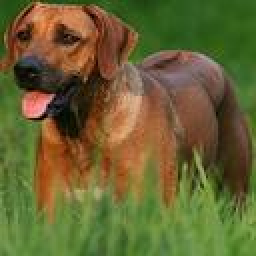
#> input picture Cropped/n02087394-Rhodesian_ridgeback/n02087394_10588.jpg, 128 x 128 px, found by its file name (shown 2 times larger); its folder holds only this picture in this run
$ jupyter execute --allow-errors data_mining_assignment4.ipynb   (older library calls are emulated)
#> lines starting #> are read from the running program, lines starting #| are printed output that depends on the picture
#> pass 2 of the loop `for dog_class in dog_class_labels:`:
#> in process_images_and_pca, img is the input picture: shape (128, 128, 3); mean B, G, R 50, 99.1, 104
# Programming Assignment 4: Clustering Analysis

## Imports and Settings

[cell 1]
import os
import ssl
import warnings
import xml.etree.ElementTree as ET
from pathlib import Path

import cv2
import matplotlib.pyplot as plt
import numpy as np
import torch
import torchvision.models as models
import torchvision.transforms as transforms
from PIL import Image
from sklearn.cluster import (
    DBSCAN,
    AgglomerativeClustering,
    BisectingKMeans,
    KMeans,
    SpectralClustering,
)
from sklearn.decomposition import PCA
from sklearn.metrics import fowlkes_mallows_score, silhouette_score
from sklearn.preprocessing import StandardScaler
from torch.utils.data import DataLoader

warnings.filterwarnings("ignore")
ssl._create_default_https_context = ssl._create_unverified_context

## Define Constants and Directories

[cell 2]
base_image_directory = "./Dataset/Images"
base_annotation_directory = "./Dataset/Annotation"
cropped_images_output_directory = "./Ass4/Cropped"

crop_size = 224
dog_class_labels = [
    "n02087394-Rhodesian_ridgeback",
    "n02093256-Staffordshire_bullterrier",
    "n02097209-standard_schnauzer",
    "n02102318-cocker_spaniel",
]

Path(cropped_images_output_directory).mkdir(parents=True, exist_ok=True)

## Define Helper Functions

[cell 3]
# [60 lines left out: functions extract_bounding_boxes, crop_and_resize_image, load_images, extract_features, not called in this run]


def compute_edge_histogram(image, bins=36):
#> called with bins = 36
    if len(image.shape) == 3:
        gray = cv2.cvtColor(image, cv2.COLOR_RGB2GRAY)
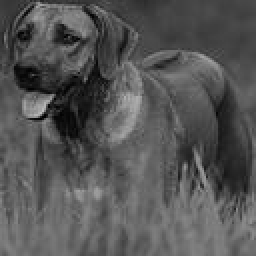
#> gray: shape (128, 128) (shown 2 times larger); min 2, max 189, mean 85
    else:
        gray = image
    sobelx = cv2.Sobel(gray, cv2.CV_64F, 1, 0, ksize=3)
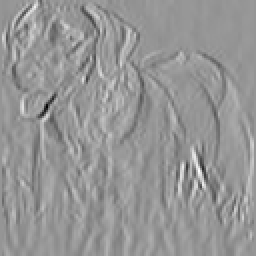
#> sobelx: shape (128, 128) float64 (shown 2 times larger); min -630, max 442, mean 0.2; drawn with min black and max white
    sobely = cv2.Sobel(gray, cv2.CV_64F, 0, 1, ksize=3)
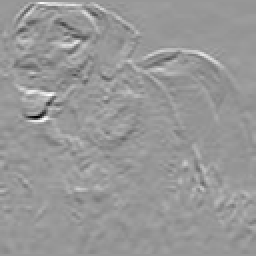
#> sobely: shape (128, 128) float64 (shown 2 times larger); min -668, max 456, mean 2.6; drawn with min black and max white
    magnitude = np.sqrt(sobelx**2 + sobely**2)
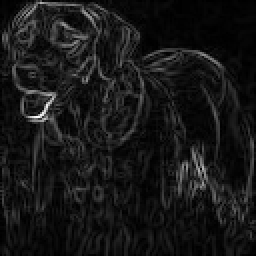
#> magnitude: shape (128, 128) float64 (shown 2 times larger); min 0, max 680.2, mean 62.3; drawn with min black and max white
    angle = np.arctan2(sobely, sobelx) * 180 / np.pi
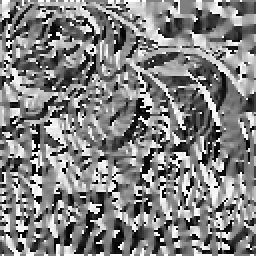
#> angle: shape (128, 128) float64 (shown 2 times larger); min -179.7, max 180, mean 4.7; drawn with min black and max white
    histogram = np.zeros(bins)
    for i in range(magnitude.shape[0]):
        for j in range(magnitude.shape[1]):
            if magnitude[i, j] > 30:
                bin_index = int((angle[i, j] + 180) * bins / 360)
                if bin_index == bins:
                    bin_index = 0
                histogram[bin_index] += magnitude[i, j]
#> after the loop, histogram = 36 values, max 52581.5 at index 0, min 13264 at index 11, mean 25706.7
    if np.sum(histogram) > 0:
        histogram /= np.sum(histogram)
#> histogram = 36 values, max 0.0568 at index 0, min 0.0143 at index 11, mean 0.0278
    return histogram


def process_images_and_pca(cropped_dir, classes):
    histograms = []
    labels = []
    for class_idx, dog_class in enumerate(classes):
        class_dir = os.path.join(cropped_dir, dog_class)
        if os.path.exists(class_dir):
            for img_file in os.listdir(class_dir):
                if img_file.endswith(".jpg"):
                    img_path = os.path.join(class_dir, img_file)
                    img = cv2.imread(img_path)
                    hist = compute_edge_histogram(img)
#> hist has the same summary as histogram in compute_edge_histogram
                    histograms.append(hist)
                    labels.append(class_idx)
#> pass 2 of the loop in process_images_and_pca, `for class_idx, dog_class in enumerate(classes):`:
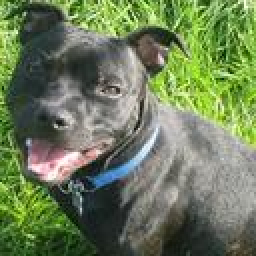
#> input picture Cropped/n02093256-Staffordshire_bullterrier/n02093256_1134.jpg, 128 x 128 px, found by its file name (shown 2 times larger)
#> in process_images_and_pca, img is the input picture: shape (128, 128, 3); mean B, G, R 89.5, 124.6, 108.7
#> in compute_edge_histogram (call 2), `magnitude = np.sqrt(sobelx**2 + sobely**2)`:
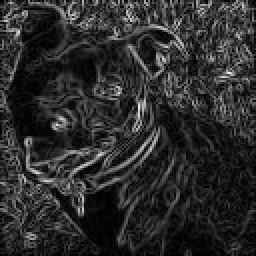
#> magnitude: shape (128, 128) float64 (shown 2 times larger); min 0, max 738.6, mean 129.4; drawn with min black and max white
#> in compute_edge_histogram (call 2), `angle = np.arctan2(sobely, sobelx) * 180 / np.pi`:
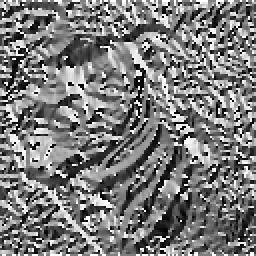
#> angle: shape (128, 128) float64 (shown 2 times larger); min -179.8, max 180, mean -6.4; drawn with min black and max white
#> after the loop in compute_edge_histogram (call 2), `for i in range(magnitude.shape[0]):`: histogram = 36 values, max 88385.8 at index 18, min 41549.9 at index 29, mean 57777.6
#> in compute_edge_histogram (call 2), `histogram /= np.sum(histogram)`: histogram = 36 values, max 0.0425 at index 18, min 0.02 at index 29, mean 0.0278
#> hist has the same summary as histogram in compute_edge_histogram
    X = np.array(histograms)
    y = np.array(labels)
    scaler = StandardScaler()
    X_scaled = scaler.fit_transform(X)
    pca = PCA(n_components=2)
    X_pca = pca.fit_transform(X_scaled)
    return X_pca, y, pca.explained_variance_ratio_


def plot_pca(X, y, classes, title):
#> called with X = array of shape (2, 2), y = array of shape (2,), title = 'PCA of Edge Histograms'
    plt.figure(figsize=(10, 8))
    colors = ["r", "g", "b", "y"]
    for i in range(len(classes)):
        mask = y == i
        plt.scatter(
            X[mask, 0],
            X[mask, 1],
            c=colors[i],
            label=classes[i].split("-")[1],
            alpha=0.6,
        )
    plt.xlabel("First Principal Component")
    plt.ylabel("Second Principal Component")
    plt.title(title)
    plt.legend()
    plt.show()
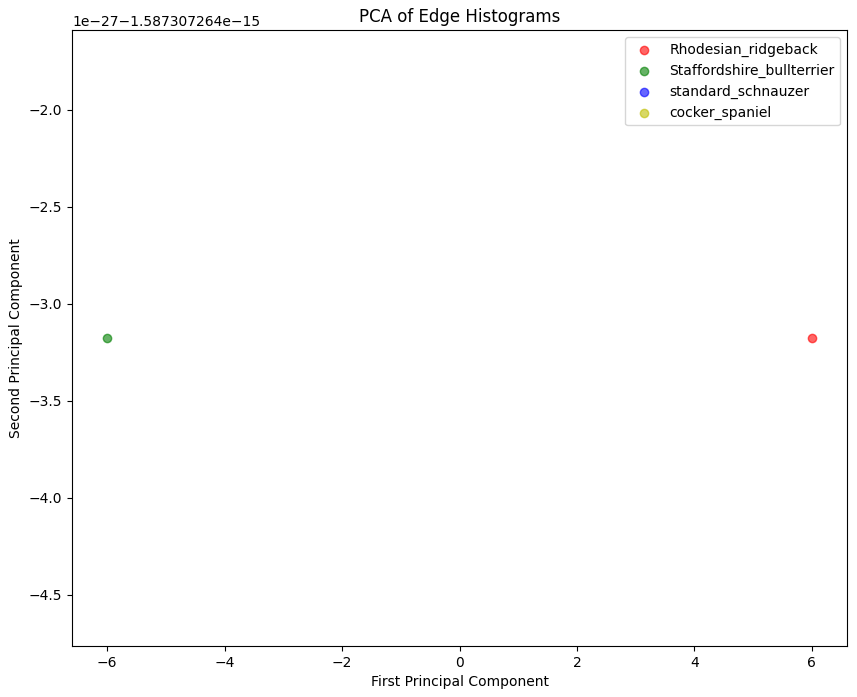
#> figure drawn by matplotlib, 1 panel


# [24 lines left out: functions plot_clustering_results, evaluate_clustering, not called in this run]

## Image Processing and Feature Extraction

[cell 4]
original_images = {}
cropped_images = {}
total_cropped = 0

#> (the rest of this cell did not finish here and is left out)

## ResNet Feature Extraction

#> (a cell that did not finish here is left out)

## Edge Histogram and PCA

[cell 6]
print("Computing edge histograms and performing PCA...")
edge_pca_features, edge_true_labels, explained_variance = process_images_and_pca(
    cropped_images_output_directory, dog_class_labels
)
print("Explained variance ratio:", explained_variance)
plot_pca(
    edge_pca_features, edge_true_labels, dog_class_labels, "PCA of Edge Histograms"
)

## Clustering Algorithms

[cell 7]
def perform_kmeans(X, init_method, random_state=42):
    kmeans = KMeans(
        n_clusters=4, init=init_method, n_init=10, random_state=random_state
    )
    labels = kmeans.fit_predict(X)
    return labels


# [24 lines left out: functions perform_bisecting_kmeans, perform_spectral_clustering, perform_dbscan, perform_agglomerative_clustering, not called in this run]


cluster_methods = {}

#> (the rest of this cell did not finish here and is left out)

## Plot Clustering Results

[cell 8]
for method, labels in cluster_methods.items():
    plot_clustering_results(edge_pca_features, labels, method)
    silhouette = (
        silhouette_score(edge_pca_features, labels)
        if -1 not in labels
        else silhouette_score(edge_pca_features[labels != -1], labels[labels != -1])
    )
    print(f"{method} Silhouette Score: {silhouette:.4f}")

## Clustering Evaluation

[cell 9]
evaluation_results = {}

for method, labels in cluster_methods.items():
    fm, silhouette = evaluate_clustering(
        method, labels, edge_pca_features, edge_true_labels
    )
    evaluation_results[method] = (fm, silhouette)

print("\nDetailed Evaluation Results:")
print("-" * 80)
print(f"{'Method':<25} {'Fowlkes-Mallows':<20} {'Silhouette':<20}")
print("-" * 80)
for method, (fm, silhouette) in evaluation_results.items():
    print(f"{method:<25} {fm:<20.4f} {silhouette:<20.4f}")

fm_ranking = sorted(evaluation_results.items(), key=lambda x: x[1][0], reverse=True)
print("\nRanking based on Fowlkes-Mallows index:")
print("-" * 50)
for rank, (method, (fm, _)) in enumerate(fm_ranking, 1):
    print(f"{rank}. {method:<25} Score: {fm:.4f}")

silhouette_ranking = sorted(
    evaluation_results.items(), key=lambda x: x[1][1], reverse=True
)
print("\nRanking based on Silhouette Coefficient:")
print("-" * 50)
for rank, (method, (_, silhouette)) in enumerate(silhouette_ranking, 1):
    print(f"{rank}. {method:<25} Score: {silhouette:.4f}")
